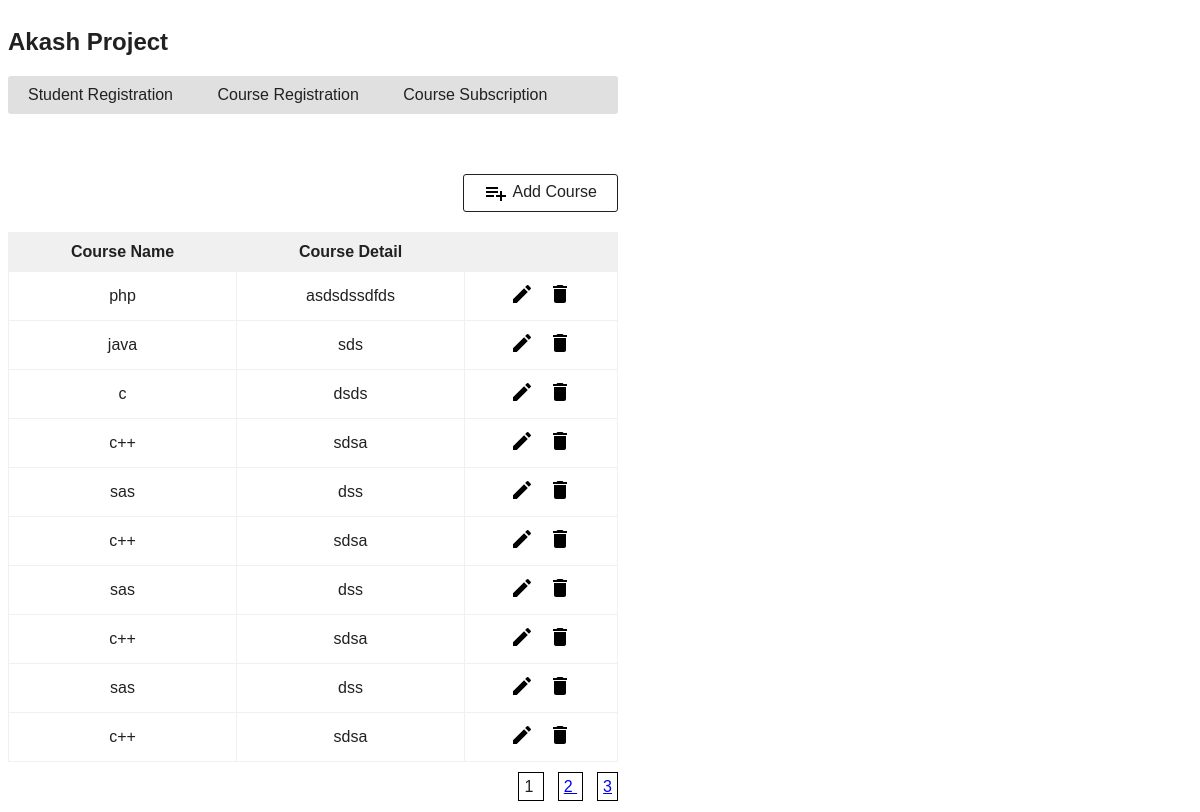
/index.php?action=course, run on the app's committed database.
### tables this page shows
CREATE TABLE `tbl_course` (
  `id` int NOT NULL,
  `course_name` varchar(255) NOT NULL,
  `course_detail` longtext NOT NULL
);

### class/DBController.php (called while the page is built, shortened)
<?php
class DBController {
    private $host = "localhost";
    private $user = "root";
    private $password = "";
    private $database = "task";
    private $conn;
    function __construct() {
        $this->conn = $this->connectDB();
    }
    function connectDB() {
        $conn = mysqli_connect($this->host,$this->user,$this->password,$this->database);
        return $conn;
    }
    function runBaseQuery($query) {
        $result = $this->conn->query($query);
        if ($result->num_rows > 0) {
            while($row = $result->fetch_assoc()) {
                $resultset[] = $row;
            }
        }
        return $resultset;
    }
    function count_row($table){
        $sql = "SELECT count(*) as total FROM ".$table;
        $result = $this->runBaseQuery($sql);
        return $result;
    }
}
?>

### class/Course.php (called while the page is built, shortened)
<?php
require_once ("class/DBController.php");
class Course
{
    private $db_handle;
    function __construct() {
        $this->db_handle = new DBController();
    }
    function countCourse() {
        $result = $this->db_handle->count_row('tbl_course');
        return $result;
    }
    function getAllCourse($pageno=1,$no_of_records_per_page=10) {
        $offset = ($pageno-1) * $no_of_records_per_page;
        $sql = "SELECT * FROM tbl_course ORDER BY id LIMIT ".$no_of_records_per_page." OFFSET ".$offset."";
        $result = $this->db_handle->runBaseQuery($sql);
        return $result;
    }
}
?>

### web/course.php (the view, shortened to what this page needs)
<?php require_once "web/header.php"; ?>
    <div style="text-align: right; margin: 20px 0px 10px;">
        <a id="btnAddAction" href="index.php?action=course-add"><img src="web/image/icon-add.png" />Add Course</a>
    </div>
    <div id="toys-grid">
        <table cellpadding="10" cellspacing="1">
            <thead>
                <tr>
                    <th><strong>Course Name</strong></th>
                    <th><strong>Course Detail</strong></th>
                </tr>
            </thead>
            <tbody>
                    <?php
                    if (!empty($result)) {
                        foreach ($result as $k => $v) {
                            ?>
          <tr>
                    <td><?php echo $result[$k]["course_name"]; ?></td>
                    <td><?php echo $result[$k]["course_detail"]; ?></td>
                    <td><a class="btnEditAction"
                        href="index.php?action=course-edit&id=<?php echo $result[$k]["id"]; ?>">
                        <img src="web/image/icon-edit.png" />
                        </a>
                        <a class="btnDeleteAction"
                        href="index.php?action=course-delete&id=<?php echo $result[$k]["id"]; ?>">
                        <img src="web/image/icon-delete.png" />
                        </a>
                    </td>
                </tr>
                    <?php
                        }
                    }
                    ?>
        </table>
        <ul class="pagination">
        <?php
        for ($i = 1; $i <= $total_pages; $i++) {
            if($pageno != $i){
            ?>
            <li><a href="?action=course&&pageno=<?php echo $i ?>"><?php echo $i.' ' ?></a> </li>
        <?php
            }else{
                ?>
                <li><?php echo $i.' ' ?> </li>
            <?php
            }
        }
        ?>
        </ul>
    </div>
</body>
</html>

### web/css/style.css (style rules this page uses)
body { width: 610px; font-family: Arial; color: #212121; }
#toys-grid { margin-bottom: 30px; }
#toys-grid table { width: 100%; background-color: #F0F0F0; }
#toys-grid table td { background-color: #FFFFFF; }
.btnEditAction { cursor: pointer; text-decoration: none; margin-right: 10px; }
.btnDeleteAction { cursor: pointer; }
#btnAddAction { padding: 6px 20px; color: #212121; text-decoration: none; border-radius: 3px; cursor: pointer; border: #212121 1px solid; margin-bottom: 10px; display: inline-block; }
#btnAddAction img { margin-right: 5px; vertical-align: middle; }
td { text-align: center; }
ul.pagination li { display:inline; list-style-position: inside; border: 1px solid black; margin-left: 14px; padding: 5px; }
.pagination { float: right; }

### data on the page
tbl_course: course_name "php", course_detail "asdsdssdfds"
tbl_course: course_name "java", course_detail "sds"
tbl_course: course_name "c", course_detail "dsds"
tbl_course: course_name "c++", course_detail "sdsa"
tbl_course: course_name "sas", course_detail "dss"
tbl_course: course_name "c++", course_detail "sdsa"
tbl_course: course_name "sas", course_detail "dss"
tbl_course: course_name "c++", course_detail "sdsa"
tbl_course: course_name "sas", course_detail "dss"
tbl_course: course_name "c++", course_detail "sdsa"
